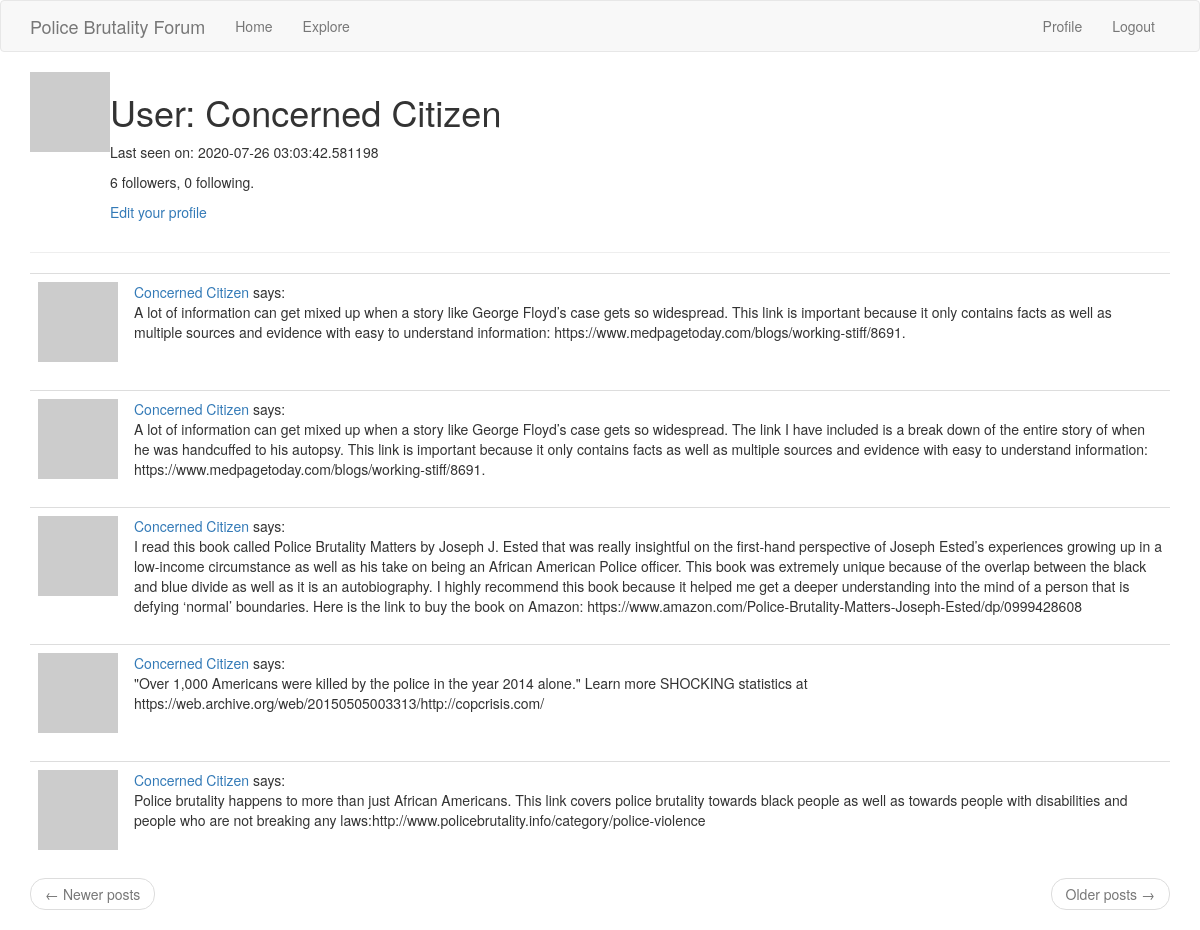
The app's page /user/Concerned Citizen (signed in) with its own data.
### app/models.py (models this page shows, shortened)
class User(UserMixin, db.Model):
    id = db.Column(db.Integer, primary_key=True)
    username = db.Column(db.String(64), index=True, unique=True)
    email = db.Column(db.String(120), index=True, unique=True)
    password_hash = db.Column(db.String(128))
    posts = db.relationship('Post', backref='author', lazy='dynamic')
    about_me = db.Column(db.String(140))
    last_seen = db.Column(db.DateTime, default=datetime.utcnow)
    def avatar(self, size):
        digest = md5(self.email.lower().encode('utf-8')).hexdigest()
        return 'https://www.gravatar.com/avatar/{}?d=identicon&s={}'.format(digest, size)
    followed = db.relationship(
        'User', secondary=followers,
        primaryjoin=(followers.c.follower_id == id),
        secondaryjoin=(followers.c.followed_id == id),
        backref=db.backref('followers', lazy='dynamic'), lazy='dynamic')

class Post(db.Model):
    id = db.Column(db.Integer, primary_key=True)
    body = db.Column(db.String(5000))
    timestamp = db.Column(db.DateTime, index=True, default=datetime.utcnow)
    user_id = db.Column(db.Integer, db.ForeignKey('user.id'))

### app/routes.py (the view)
@app.route('/user/<username>')
@login_required
def user(username):
    user = User.query.filter_by(username=username).first_or_404()
    page = request.args.get('page', 1, type=int)
    posts = user.posts.order_by(Post.timestamp.desc()).paginate(
        page, app.config['POSTS_PER_PAGE'], False)
    next_url = url_for('user', username=user.username, page=posts.next_num) \
        if posts.has_next else None
    prev_url = url_for('user', username=user.username, page=posts.prev_num) \
        if posts.has_prev else None
    form = EmptyForm()
    return render_template('user.html', user=user, posts=posts.items,next_url=next_url, prev_url=prev_url, form=form,numb=0)

### app/models.py (called while the page is built)
@login.user_loader
def load_user(id):
    return User.query.get(int(id))

### app/routes.py (called while the page is built)
@app.before_request
def before_request():
    if current_user.is_authenticated:
        current_user.last_seen = datetime.utcnow()
        db.session.commit()

### app/templates/user.html (shortened to what this page needs)
{% extends "base.html" %}
{% block app_content %}
    <table>
        <tr valign="top">
            <td><img src="{{ user.avatar(128) }}"></td>
            <td>
                <h1>User: {{ user.username }}</h1>
                {% if user.last_seen %}<p>Last seen on: {{ user.last_seen }}</p>{% endif %}
                <p>{{ user.followers.count() }} followers, {{ user.followed.count() }} following.</p>
                {% if user == current_user %}
                <p><a href="{{ url_for('edit_profile') }}">Edit your profile</a></p>
                {% endif %}
            </td>
        </tr>
    </table>
    <hr>
    {% for post in posts %}
        {%include '_post.html'%}
    {% endfor %}
    <nav aria-label="...">
        <ul class="pager">
            <li class="previous{% if not prev_url %} disabled{% endif %}">
                <a href="{{ prev_url or '#' }}">
                    <span aria-hidden="true">&larr;</span> Newer posts
                </a>
            </li>
            <li class="next{% if not next_url %} disabled{% endif %}">
                <a href="{{ next_url or '#' }}">
                    Older posts <span aria-hidden="true">&rarr;</span>
                </a>
            </li>
        </ul>
    </nav>
{% endblock %}

### app/templates/_post.html
<table class="table table-hover">
    <tr>
        <td width="70px">
            <a href="{{ url_for('user', username=post.author.username) }}"><img src="{{ post.author.avatar(70) }}" /></a>
        </td>
        <td>
            <a href="{{ url_for('user', username=post.author.username) }}">{{ post.author.username }}</a>
            says:<br>
            {{ post.body }}
        </td>
    </tr>
</table>

### records on screen
User: username "Concerned Citizen", last_seen "2020-07-26 03:03:42.581198"
Post: author.username "Concerned Citizen", body "A lot of information can get mixed up when a story like George Floyd’s case gets so widespread. This link is important because it only contains facts as well as multiple sources and evidence with easy to understand information: https://www.medpagetoday.com/blogs/working-stiff/8691."
Post: author.username "Concerned Citizen", body "A lot of information can get mixed up when a story like George Floyd’s case gets so widespread. The link I have included is a break down of the entire story of when he was handcuffed to his autopsy. This link is important because it only contains facts as well as multiple sources and evidence with easy to understand information: https://www.medpagetoday.com/blogs/working-stiff/8691."
Post: author.username "Concerned Citizen", body "I read this book called Police Brutality Matters by Joseph J. Ested that was really insightful on the first-hand perspective of Joseph Ested’s experiences growing up in a low-income circumstance as well as his take on being an African American Police officer. This book was extremely unique because of the overlap between the black and blue divide as well as it is an autobiography. I highly recommend this book because it helped me get a deeper understanding into the mind of a person that is defying ‘normal’ boundaries. Here is the link to buy the book on Amazon: https://www.amazon.com/Police-Brutality-Matters-Joseph-Ested/dp/0999428608"
Post: author.username "Concerned Citizen", body "\"Over 1,000 Americans were killed by the police in the year 2014 alone.\" Learn more SHOCKING statistics at https://web.archive.org/web/20150505003313/http://copcrisis.com/"
Post: author.username "Concerned Citizen", body "Police brutality happens to more than just African Americans. This link covers police brutality towards black people as well as towards people with disabilities and people who are not breaking any laws:http://www.policebrutality.info/category/police-violence"

### other values on screen
{{ user.followers.count() }} "6"
{{ user.followed.count() }} "0"
